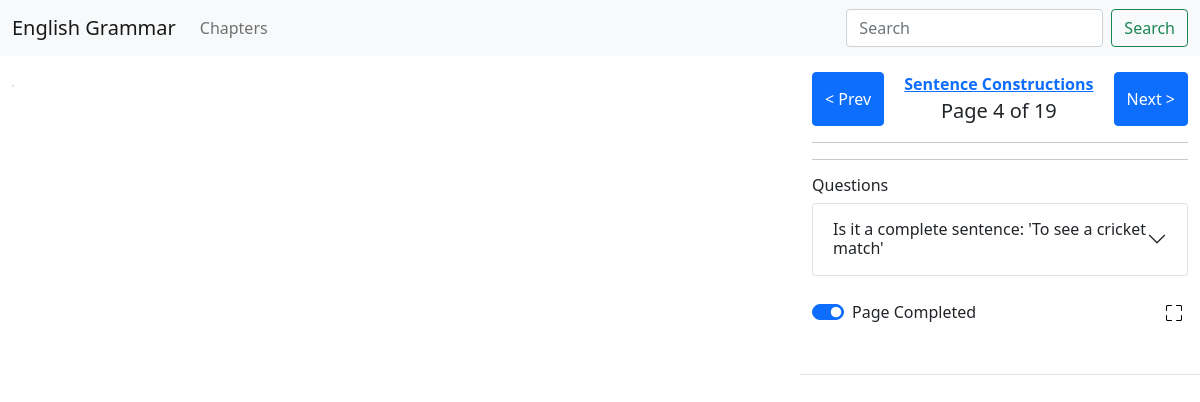
The app's page /learn/chapter/1/page/4 with its own data.
### learn/models.py (models this page shows, shortened)
class Chapter(models.Model):
    title = models.CharField(max_length=100)
    slno = models.IntegerField(default=0)
    no_of_pages = models.IntegerField(default=0)
    class Meta:
        ordering = ['slno']

class Question(models.Model):
    rule = models.CharField(max_length=1000, default='')
    question = models.CharField(max_length=200)
    answer = models.CharField(max_length=200)
    chapter = models.ForeignKey(Chapter, on_delete=models.CASCADE)
    page_no = models.IntegerField()
    is_bookmarked = models.BooleanField(default=False)

### learn/views.py (the view)
class PageDetail(TemplateView):
    template_name = 'learn/page_detail.html'
    def get_context_data(self, **kwargs):
        context = super().get_context_data(**kwargs)
        context["chapter_pk"] = self.kwargs['chapter_pk']
        context["page_no"] = self.kwargs['page_no']
        chapter = get_object_or_404(Chapter, pk=self.kwargs['chapter_pk'])
        page_complition = PageComplition.objects.filter(chapter=chapter, page_number=self.kwargs['page_no']).first()
        if page_complition:
            context["is_completed"] = True
        else:
            context["is_completed"] = False
        if chapter.no_of_pages == self.kwargs['page_no']:
            next_page = 1
        else:
            next_page = int(self.kwargs['page_no']) + 1
        if self.kwargs['page_no'] == 1:
            prev_page = chapter.no_of_pages
        else:
            prev_page = int(self.kwargs['page_no']) - 1
        context["next_page"] = next_page
        context["prev_page"] = prev_page
        context["chapter"] = chapter
        context["question_list"] = Question.objects.filter(chapter=chapter, page_no=self.kwargs['page_no']).order_by('-pk')
        return context

### learn/templates/learn/page_detail.html (shortened to what this page needs)
{% extends 'base.html' %}
{% block page_content %}
<div class="row" id="main-div">
    <div class="col-8">
        <img src="https://raw.githubusercontent.com/my-personal-repos/english-grammar-book/main/chapter-{{chapter_pk}}/{{page_no}}.jpg" class="w-100 border" alt="">
    </div>
    <div class="col-4 position-fixed end-0 overflow-auto border-bottom pb-5" id="question-sidebar" style="max-height:85vh;">
        <div class="d-flex justify-content-between">
            <a href="{% url 'learn:page-detail' chapter_pk prev_page %}" class="btn btn-primary d-flex align-items-center">&lt; Prev</a>
            <div class="d-flex flex-column justify-content-center text-center">
                <div>
                    <b><a href="{% url 'learn:chapter-detail' chapter_pk %}">{{chapter.title}}</a></b>
                </div>
                <div>
                    <span class="lead">Page {{page_no}} of {{chapter.no_of_pages}}</span>
                </div>
            </div>
            <a href="{% url 'learn:page-detail' chapter_pk next_page %}" class="btn btn-primary d-flex align-items-center">Next &gt;</a>
        </div>
        <hr>
        <hr>
        <h6>Questions</h6>
        <div class="mt-1">
        {% for question in question_list %}
        {% include 'learn/includes/accordion-item.html' with counter=forloop.counter question=question %}
        {% empty %}
            <p class="lead">No Question Available till now </p>
        {% endfor %}
        </div>
        <br>
        <div class="d-flex justify-content-between">
            <form action="{% url 'learn:toggle-completion' %}" method="POST" id="completion-form">
                <div class="form-check form-switch">
                    <input class="form-check-input" type="checkbox" name="is_completed" role="switch" id="page-completed" name="page-completed" {% if is_completed == False %}  {% else %} checked {% endif %}>
                    <label class="form-check-label" for="page-completed">{% if is_completed == False %}Page Not Completed {% else %}Page Completed{% endif %}</label>
                </div>
            </form>
            <div>
                <button type="button" class="btn-blank" data-bs-toggle="modal" data-bs-target="#page-fullscreen"><i class="bi bi-fullscreen"></i></button>
            </div>
        </div>
    </div>
</div>
{% endblock page_content %}

### learn/templates/learn/includes/accordion-item.html (shortened to what this page needs)
<div class="accordion-item">
    <h2 class="accordion-header" id="heading-{{counter}}">
      <button class="accordion-button collapsed" type="button" data-bs-toggle="collapse" data-bs-target="#collapse-{{counter}}" aria-expanded="false" aria-controls="collapse-{{counter}}">
        {{question.question}} {% if question.is_bookmarked %} &nbsp;<i class="bi bi-bookmark-fill"></i>{% endif %}
      </button>
    </h2>
  </div>

### templates/base.html (style rules this page uses)
.btn-blank { cursor: pointer; background-color: transparent; border: none; outline: none; }

### records on screen
Chapter: title "Sentence Constructions", no_of_pages "19"
Question: question "Is it a complete sentence: 'To see a cricket match'"

### other values on screen
{{ page_no }} "4"
